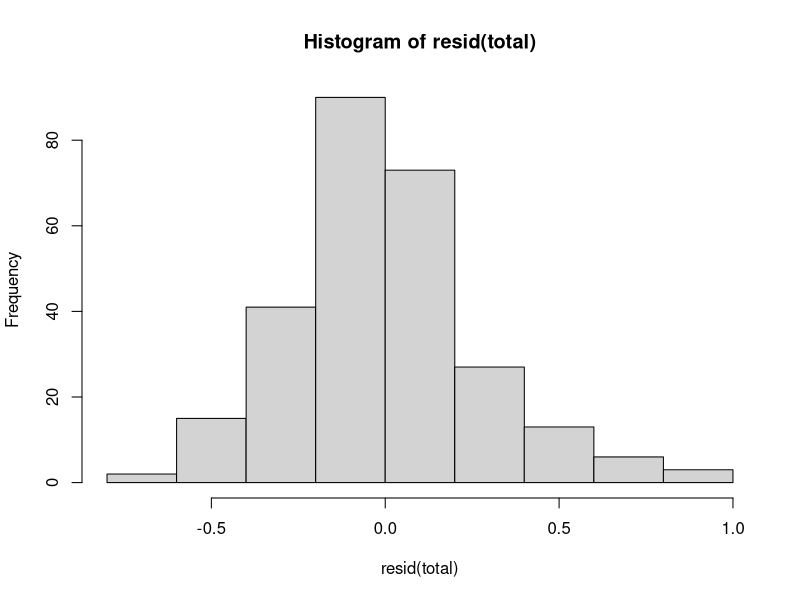
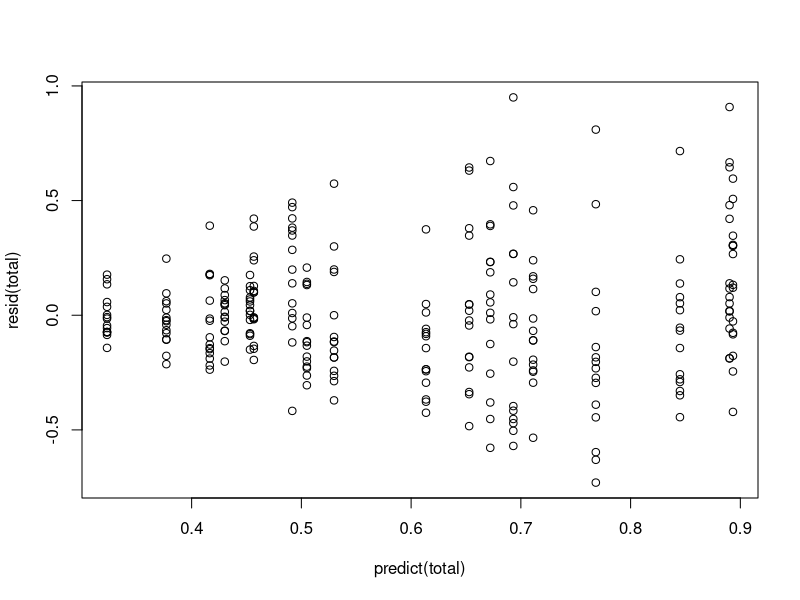
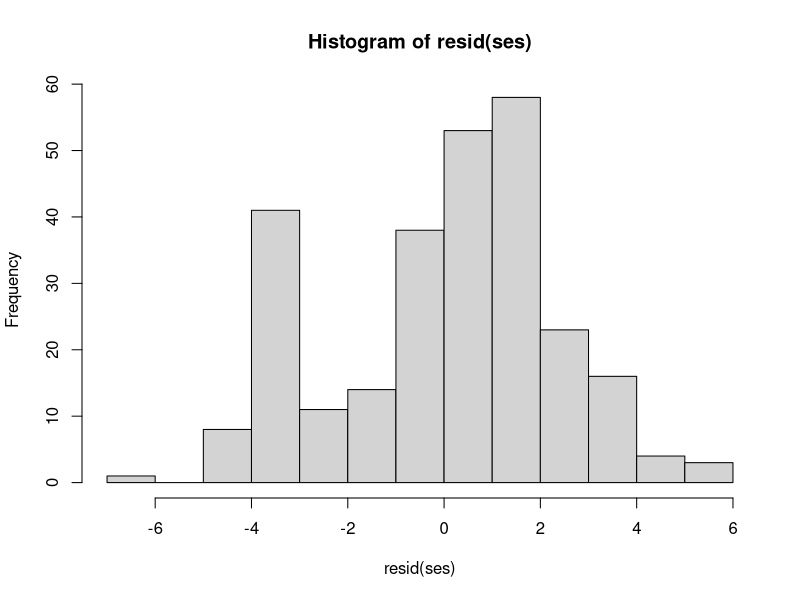
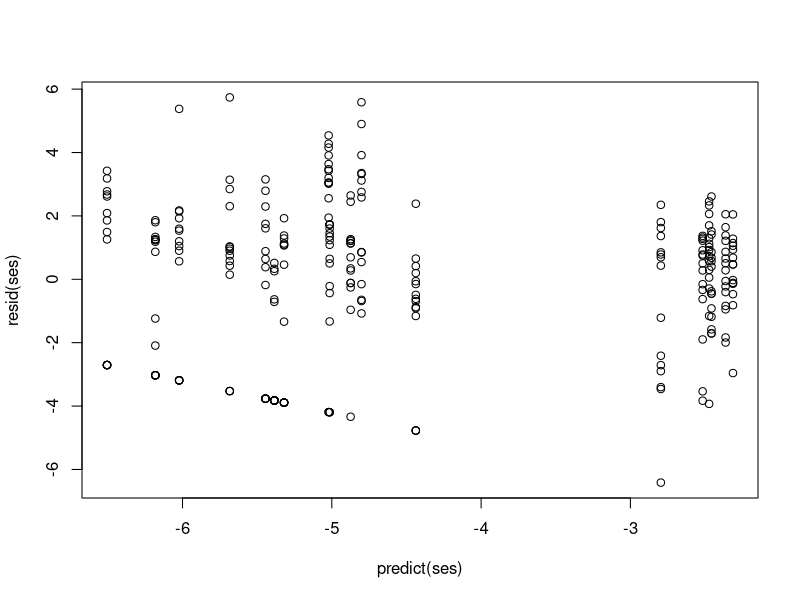
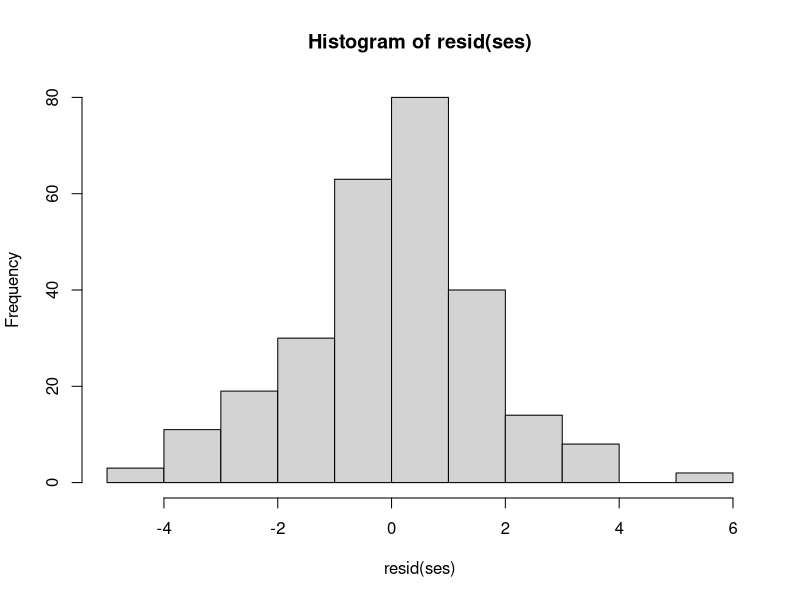
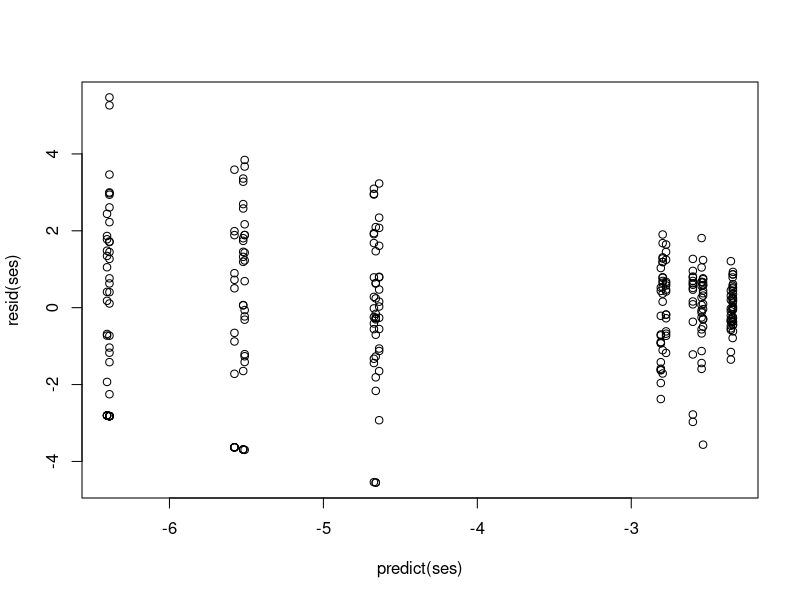
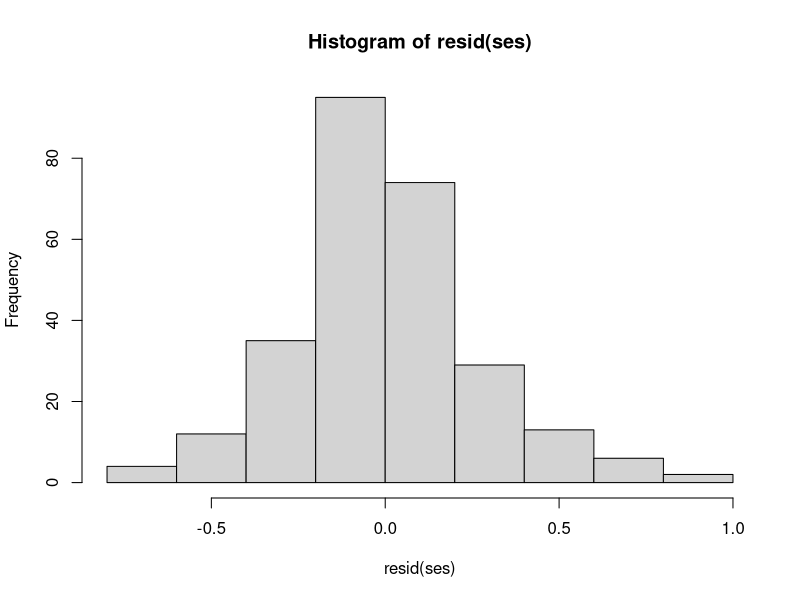
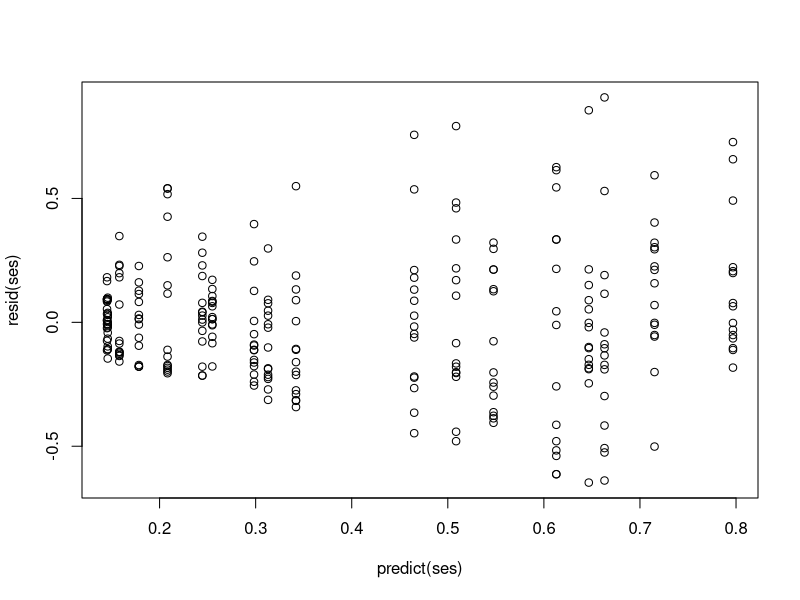

Write R code to recreate these figures, in order.
###Outline for Floral Scent Analysis

#basics:

library(vegan)
library(multcomp)
library(lme4)
library(lmerTest)
library(emmeans)

#the entire, mass-standardized, data file:

mass.data<-read.csv("data/all_data_standardized_mass.csv", header=TRUE)
mass.data$Site.Type<-factor(mass.data$Site.Type, levels=c("One", "Two", "Four"))

#adding in total scent:

mass.data$total<-rowSums(cbind(mass.data[,c(12:65)]))

#adding in type of compounds:

mass.data$mono<-(mass.data$er.2.6.dimethyl.1.3.5.7.octatetraene..trans.+mass.data$er.6.methyl.5.hepten.2.one +mass.data$er.alpha.pinene +mass.data$er.alpha.terpineol + mass.data$er.alpha.terpinene+ mass.data$er.alpha.terpinolene+ mass.data$er.beta.myrcene + mass.data$er.beta.phellandrene + mass.data$er.beta.pinene+mass.data$er.borneol + mass.data$er.cis.beta.ocimene + mass.data$er.gamma.terpinene + mass.data$er.geraniol + mass.data$er.limonene + mass.data$er.linalool + mass.data$er.myroxide + mass.data$er.para.cymene + mass.data$er.sabinene+ mass.data$er.sabinene.hydrate + mass.data$er.terpinen.4.ol + mass.data$er.trans.beta.ocimene + mass.data$er.verbenone)
mass.data$glv<-(mass.data$er.1.hexanol+mass.data$er.cis.3.hexen.1.ol+mass.data$er.cis.3.hexenyl.acetate+mass.data$er.cis.jasmone+ mass.data$er.trans.2.hexen.1.ol )
mass.data$arom<-(mass.data$er.2.amino.phenyl.ethenone+ mass.data$er.2.phenyl.ethanol+ mass.data$er.benzyl.acetate+ mass.data$er.benzyl.alcohol+ mass.data$er.cinnamic.alcohol+ mass.data$er.methyl.nicotinate+ mass.data$er.methyl.salicylate+ mass.data$er.trans.cinnamic.aldehyde+ mass.data$er.veratrole)
mass.data$sesqui<-(mass.data$er.alloaromadendrene+ mass.data$er.alpha.bergamotene + mass.data$er.alpha.humulene + mass.data$er.beta.cadinene + mass.data$er.beta.farnesene + mass.data$er.beta.longipinene + mass.data$er.caryophyllene.oxide + mass.data$er.DMNT + mass.data$er.gamma.cadinene + mass.data$er.germacrene.D + mass.data$er.intermedeol + mass.data$er.patchoulane + mass.data$er.trans.beta.caryophyllene + mass.data$er.trans.DMNT + mass.data$er.trans.trans.alpha.farnesene + mass.data$er.unknown.C15H24+mass.data$er.unknown.C15H24.2 + mass.data$er.unknown.C15H24.3)

#compounds only:

mass.data.compounds<-mass.data[,12:65]


#A. Multivariate analyses:
#first, adonis:
scents.permanova<-adonis(mass.data.compounds~Site.Type*Species, data=mass.data, strata=mass.data$Site.Type, permutations=999, method="bray")

scents.permanova

#second, capscale:


mass.data$Code<-as.factor(paste(mass.data$Species,mass.data$Site.Type))

scents.cap <-capscale(mass.data.compounds ~ Code, mass.data, dist="bray") 
scents.cap
summary(scents.cap)

#adding the capscale scores to the mass.data.compounds object, to be able to assess how correlated each compound is with the cap axes:

scores<-as.data.frame(scores(scents.cap, display="sites"))


mass.data.compounds.scores<-cbind(mass.data.compounds, scores)

cors <- as.data.frame(sapply(1:54,function(x) cor.test(mass.data.compounds.scores[,x],mass.data.compounds.scores$CAP1)))

cors2 <- as.data.frame(sapply(1:54,function(x) cor.test(mass.data.compounds.scores[,x],mass.data.compounds.scores$CAP2)))
pvals<-sapply(1:54,function(x) cors[,x]$p.value)
pvals2<-sapply(1:54,function(x) cors2[,x]$p.value)
pvals.a<-p.adjust(pvals, method="BH")
pvals.a2<-p.adjust(pvals2, method="BH")


co1<-sapply(1:54,function(x) cors[,x]$estimate)
co2<-sapply(1:54,function(x) cors2[,x]$estimate)


compounds<-colnames(mass.data.compounds)

c.table<-as.data.frame(cbind(compounds,cor1=co1,cap1=pvals.a,cor2=co2, cap2=pvals.a2))
c.table$cap1<-as.numeric(as.character(c.table$cap1))
c.table$cap2<-as.numeric(as.character(c.table$cap2))
c.table$sig1<-rep("No", times=dim(c.table)[1])
c.table$sig2<-rep("No", times=dim(c.table)[1])
c.table$sig1<-ifelse(c.table$cap1 < 0.01, "Yes", c.table$sig1)
c.table$sig2<-ifelse(c.table$cap2 < 0.01, "Yes", c.table$sig2)


## B. Univariate analyses
#first, total scent:


total<-lmer(sqrt(total)~Site.Type*Species+ (1|Site), data=mass.data)

hist(resid(total))
plot(predict(total),resid(total)) 
summary(total)
anova(total)


emmeans(total, "Species",type="response" )
contrast<-emmeans(total, pairwise~Species|Site.Type, type="response")

#second, compound classes:

ses<-lmer(log(glv+0.0001)~Site.Type*Species+ (1|Site), data=mass.data)
hist(resid(ses))
plot(predict(ses),resid(ses)) 

ses<-lmer(log(sesqui+0.0001)~Site.Type*Species+ (1|Site), data=mass.data)
hist(resid(ses))
plot(predict(ses),resid(ses)) 

ses<-lmer(sqrt(mono)~Site.Type*Species+ (1|Site), data=mass.data)
hist(resid(ses))
plot(predict(ses),resid(ses)) 

ses<-lmer(sqrt(arom)~Site.Type*Species+ (1|Site), data=mass.data)
hist(resid(ses))
plot(predict(ses),resid(ses)) 


#third, the nine compounds that were significantly correlated with the cap axes:

ses<-lmer(sqrt(er.2.amino.phenyl.ethenone)~Site.Type*Species+ (1|Site), data=mass.data)
ses<-lmer(log(er.alpha.pinene+0.001)~Site.Type*Species+ (1|Site), data=mass.data)
ses<-lmer(log(er.beta.pinene+0.001)~Site.Type*Species+ (1|Site), data=mass.data)
ses<-lmer(log(er.gamma.terpinene+0.001)~Site.Type*Species+ (1|Site), data=mass.data)
ses<-lmer(log(er.sabinene.hydrate+0.001)~Site.Type*Species+ (1|Site), data=mass.data)
ses<-lmer(log(er.methyl.nicotinate+0.001)~Site.Type*Species+ (1|Site), data=mass.data)
ses<-lmer(sqrt(er.trans.cinnamic.aldehyde)~Site.Type*Species+ (1|Site), data=mass.data)
ses<-lmer(sqrt(er.veratrole)~Site.Type*Species+ (1|Site), data=mass.data)
ses<-lmer(log(er.cis.3.hexenyl.acetate+0.001)~Site.Type*Species+ (1|Site), data=mass.data)
anova(ses)

contrast<-emmeans(ses, pairwise~Species|Site.Type, type="response")
contrast

  
  
  contrast.matrix3 <- rbind(
  `C-U: one vs two` = c(0, 0, 0, 0, 1, 0),
  `C-U: one vs four` = c(0, 0, 0, 0, 0, 1),
  `C-U: two vs four` = c(0, 0, 0, 0, -1, 1))
  
  comps3 <- glht(ses, contrast.matrix3)
summary(comps3)
